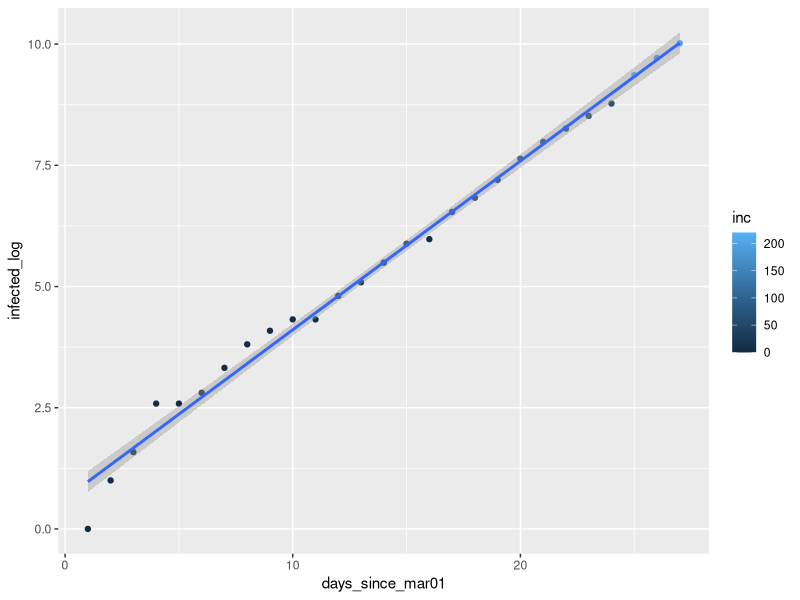
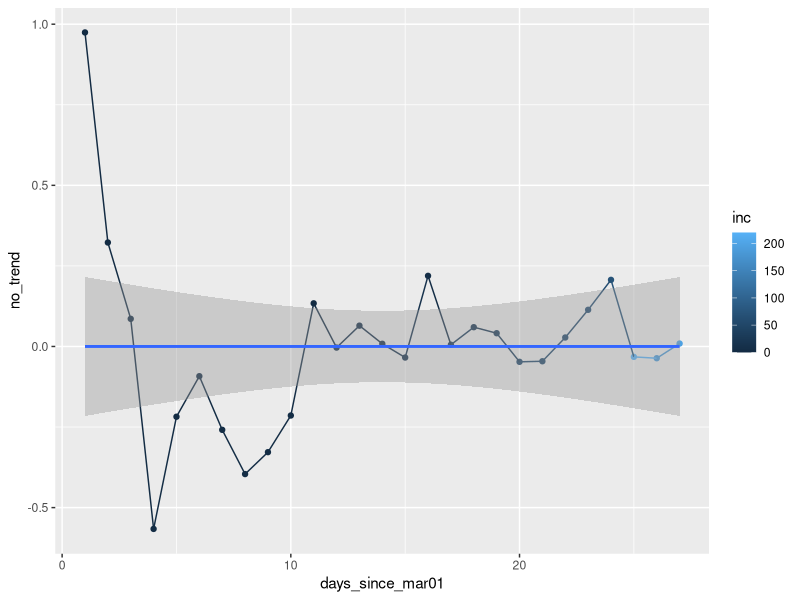

Generate these figures, in order, with R:
#
# From Russia with COVID-19
# https://gist.github.com/timothy-makarov/c5a8d382aaa646fea47d4e0beb354e91
#

library(ggplot2)

rm(list = ls())

df <- data.frame(
  infected = c(
    1,
    2,
    3,
    6,
    6,
    7,
    10,
    14,
    17,
    20,
    20,
    28,
    34,
    45,
    59,
    63,
    93,
    114,
    147,
    199,
    253,
    306,
    367,
    438,    # https://t.me/map_mind/3435
    658,    # https://t.me/COVID2019_official/100
    840,    # https://t.me/c/1433624845/1550
    1036    # https://t.me/COVID2019_official/113
  )
)

df$days_since_mar01 <- seq(1, length(df$infected))
df$inc <- c(0, diff(df$infected))
df$infected_log <- log2(df$infected)

ggplot(df, aes(days_since_mar01, infected_log, colour = inc)) +
  geom_point() +
  geom_smooth(method = lm, formula = y ~ x)

lm1 <- lm(formula = infected_log ~ days_since_mar01, data = df)
k <- lm1$coefficients[[2]]
b <- lm1$coefficients[[1]]

df$no_trend <- df$days_since_mar01 * k + b - df$infected_log
t.test(df$no_trend)

ggplot(df, aes(days_since_mar01, no_trend, colour = inc)) +
  geom_point() +
  geom_line() +
  geom_smooth(method = lm, formula = y ~ x)

frcst_date <- as.Date('2020-03-30')
dsm01 <- as.numeric(frcst_date - as.Date('2020-03-01')) + 1
frcst_infected <- floor(2 ^ (k * dsm01 + b))
frcst_infected

pop <- 1E+4
pop_log <- log2(pop)
pop_dsm01 <- (pop_log - b) / k
pop_dsm01_cal <- as.Date('2020-03-01') + pop_dsm01
pop_dsm01_cal
